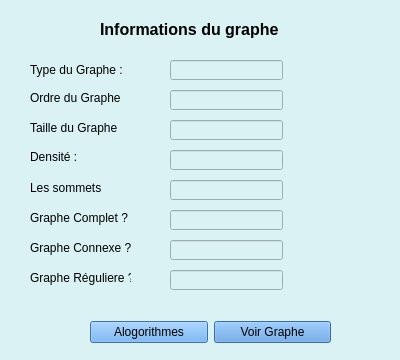
<?xml version="1.0" encoding="UTF-8"?>
<ui version="4.0">
 <class>page3</class>
 <widget class="QWidget" name="page3">
  <property name="geometry">
   <rect>
    <x>0</x>
    <y>0</y>
    <width>400</width>
    <height>360</height>
   </rect>
  </property>
  <property name="windowTitle">
   <string>Informations du Graphe</string>
  </property>
  <property name="windowIcon">
   <iconset>
    <normaloff>imgs/icon.png</normaloff>imgs/icon.png</iconset>
  </property>
  <property name="styleSheet">
   <string notr="true">background-color: rgb(219, 242, 244);</string>
  </property>
  <widget class="QLabel" name="label">
   <property name="geometry">
    <rect>
     <x>100</x>
     <y>20</y>
     <width>211</width>
     <height>20</height>
    </rect>
   </property>
   <property name="text">
    <string>&lt;html&gt;&lt;head/&gt;&lt;body&gt;&lt;p&gt;&lt;span style=&quot; font-size:12pt; font-weight:600;&quot;&gt;Informations du graphe &lt;/span&gt;&lt;/p&gt;&lt;/body&gt;&lt;/html&gt;</string>
   </property>
  </widget>
  <widget class="QLabel" name="label_2">
   <property name="geometry">
    <rect>
     <x>30</x>
     <y>60</y>
     <width>101</width>
     <height>20</height>
    </rect>
   </property>
   <property name="text">
    <string>Type du Graphe :</string>
   </property>
  </widget>
  <widget class="QLabel" name="label_3">
   <property name="geometry">
    <rect>
     <x>30</x>
     <y>90</y>
     <width>91</width>
     <height>16</height>
    </rect>
   </property>
   <property name="text">
    <string>Ordre du Graphe :</string>
   </property>
  </widget>
  <widget class="QLabel" name="label_4">
   <property name="geometry">
    <rect>
     <x>30</x>
     <y>120</y>
     <width>91</width>
     <height>16</height>
    </rect>
   </property>
   <property name="text">
    <string>Taille du Graphe :</string>
   </property>
  </widget>
  <widget class="QLabel" name="label_5">
   <property name="geometry">
    <rect>
     <x>30</x>
     <y>180</y>
     <width>71</width>
     <height>16</height>
    </rect>
   </property>
   <property name="text">
    <string>Les sommets :</string>
   </property>
  </widget>
  <widget class="QLabel" name="label_6">
   <property name="geometry">
    <rect>
     <x>30</x>
     <y>210</y>
     <width>101</width>
     <height>16</height>
    </rect>
   </property>
   <property name="text">
    <string>Graphe Complet ? :</string>
   </property>
  </widget>
  <widget class="QLabel" name="label_7">
   <property name="geometry">
    <rect>
     <x>30</x>
     <y>240</y>
     <width>101</width>
     <height>16</height>
    </rect>
   </property>
   <property name="text">
    <string>Graphe Connexe ? :</string>
   </property>
  </widget>
  <widget class="QLabel" name="label_8">
   <property name="geometry">
    <rect>
     <x>30</x>
     <y>270</y>
     <width>101</width>
     <height>16</height>
    </rect>
   </property>
   <property name="text">
    <string>Graphe Réguliere ? :</string>
   </property>
  </widget>
  <widget class="QLabel" name="label_9">
   <property name="geometry">
    <rect>
     <x>30</x>
     <y>150</y>
     <width>47</width>
     <height>14</height>
    </rect>
   </property>
   <property name="text">
    <string>Densité :</string>
   </property>
  </widget>
  <widget class="QLineEdit" name="typegraphe">
   <property name="geometry">
    <rect>
     <x>170</x>
     <y>60</y>
     <width>113</width>
     <height>20</height>
    </rect>
   </property>
  </widget>
  <widget class="QLineEdit" name="ordregraphe">
   <property name="geometry">
    <rect>
     <x>170</x>
     <y>90</y>
     <width>113</width>
     <height>20</height>
    </rect>
   </property>
  </widget>
  <widget class="QLineEdit" name="taillegraphe">
   <property name="geometry">
    <rect>
     <x>170</x>
     <y>120</y>
     <width>113</width>
     <height>20</height>
    </rect>
   </property>
  </widget>
  <widget class="QLineEdit" name="densite">
   <property name="geometry">
    <rect>
     <x>170</x>
     <y>150</y>
     <width>113</width>
     <height>20</height>
    </rect>
   </property>
  </widget>
  <widget class="QLineEdit" name="sommets">
   <property name="geometry">
    <rect>
     <x>170</x>
     <y>180</y>
     <width>113</width>
     <height>20</height>
    </rect>
   </property>
  </widget>
  <widget class="QLineEdit" name="complet">
   <property name="geometry">
    <rect>
     <x>170</x>
     <y>210</y>
     <width>113</width>
     <height>20</height>
    </rect>
   </property>
  </widget>
  <widget class="QLineEdit" name="connexe">
   <property name="geometry">
    <rect>
     <x>170</x>
     <y>240</y>
     <width>113</width>
     <height>20</height>
    </rect>
   </property>
  </widget>
  <widget class="QLineEdit" name="reguliere">
   <property name="geometry">
    <rect>
     <x>170</x>
     <y>270</y>
     <width>113</width>
     <height>20</height>
    </rect>
   </property>
  </widget>
  <widget class="QWidget" name="">
   <property name="geometry">
    <rect>
     <x>90</x>
     <y>320</y>
     <width>241</width>
     <height>25</height>
    </rect>
   </property>
   <layout class="QHBoxLayout" name="horizontalLayout">
    <item>
     <widget class="QPushButton" name="algorithmes">
      <property name="styleSheet">
       <string notr="true">background-color: rgb(89, 160, 235);</string>
      </property>
      <property name="text">
       <string>Alogorithmes</string>
      </property>
     </widget>
    </item>
    <item>
     <widget class="QPushButton" name="voirgraphe">
      <property name="styleSheet">
       <string notr="true">background-color: rgb(96, 173, 255);
background-color: rgb(84, 151, 223);</string>
      </property>
      <property name="text">
       <string>Voir Graphe</string>
      </property>
     </widget>
    </item>
   </layout>
  </widget>
 </widget>
 <resources/>
 <connections/>
</ui>
